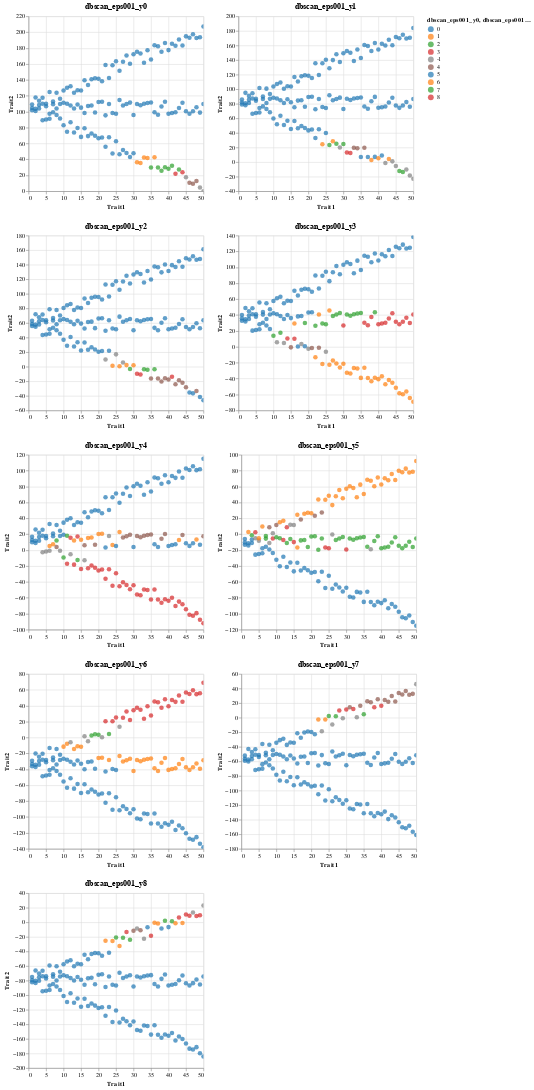

Notebook cell for this chart:
### Markdown cell above
## Plot the iteration for DBSCAN

### Code cell
(dbscan_plots[db_labs[0]] | dbscan_plots[db_labs[1]]) & (dbscan_plots[db_labs[2]] | dbscan_plots[db_labs[3]]) & (dbscan_plots[db_labs[4]] | dbscan_plots[db_labs[5]]) & (dbscan_plots[db_labs[6]] | dbscan_plots[db_labs[7]]) & (dbscan_plots[db_labs[8]])

### Figure 1 — Vega-Lite specification as saved in the notebook (floating-point values rounded to 4 significant figures; data arrays with more than 128 entries replaced by an {"elided": "..."} marker saying what was removed)
{"config": {"view": {"continuousWidth": 300, "continuousHeight": 300}}, "vconcat": [{"hconcat": [{"data": {"name": "data-cba89b8de47bdf003e895c17666fe4c4"}, "mark": {"type": "circle", "size": 60}, "encoding": {"color": {"field": "dbscan_eps001_y0", "scale": {"domain": [0.0, 1.0, 2.0, 3.0, -1.0, 4.0], "range": ["#1f77b4", "#ff7f0e", "#2ca02c", "#d62728", "#808080", "#8c564b"]}, "type": "nominal"}, "tooltip": [{"field": "dbscan_eps001_y0", "type": "quantitative"}, {"field": "kmedoids3_y0", "type": "quantitative"}], "x": {"field": "Trait1", "type": "quantitative"}, "y": {"field": "Trait2", "type": "quantitative"}}, "name": "view_145", "title": "dbscan_eps001_y0"}, {"data": {"name": "data-31e2152189806ae95ae7b65836f2c008"}, "mark": {"type": "circle", "size": 60}, "encoding": {"color": {"field": "dbscan_eps001_y1", "scale": {"domain": [0.0, 1.0, 2.0, -1.0, 3.0, 4.0, 5.0, 6.0, 7.0], "range": ["#1f77b4", "#ff7f0e", "#2ca02c", "#808080", "#9467bd", "#8c564b", "#e377c2", "#7f7f7f", "#bcbd22"]}, "type": "nominal"}, "tooltip": [{"field": "dbscan_eps001_y1", "type": "quantitative"}, {"field": "kmedoids3_y1", "type": "quantitative"}], "x": {"field": "Trait1", "type": "quantitative"}, "y": {"field": "Trait2", "type": "quantitative"}}, "name": "view_146", "title": "dbscan_eps001_y1"}]}, {"hconcat": [{"data": {"name": "data-eba81aa37a13d9e130fef838f9a89cfc"}, "mark": {"type": "circle", "size": 60}, "encoding": {"color": {"field": "dbscan_eps001_y2", "scale": {"domain": [0.0, -1.0, 1.0, 2.0, 3.0, 4.0, 5.0], "range": ["#1f77b4", "#808080", "#2ca02c", "#d62728", "#9467bd", "#8c564b", "#e377c2"]}, "type": "nominal"}, "tooltip": [{"field": "dbscan_eps001_y2", "type": "quantitative"}, {"field": "kmedoids3_y2", "type": "quantitative"}], "x": {"field": "Trait1", "type": "quantitative"}, "y": {"field": "Trait2", "type": "quantitative"}}, "name": "view_147", "title": "dbscan_eps001_y2"}, {"data": {"name": "data-70239b66c3945321eea15978b205d969"}, "mark": {"type": "circle", "size": 60}, "encoding": {"color": {"field": "dbscan_eps001_y3", "scale": {"domain": [0.0, 1.0, 2.0, 3.0, -1.0, 4.0, 5.0, 6.0], "range": ["#1f77b4", "#ff7f0e", "#2ca02c", "#d62728", "#808080", "#8c564b", "#e377c2", "#7f7f7f"]}, "type": "nominal"}, "tooltip": [{"field": "dbscan_eps001_y3", "type": "quantitative"}, {"field": "kmedoids3_y3", "type": "quantitative"}], "x": {"field": "Trait1", "type": "quantitative"}, "y": {"field": "Trait2", "type": "quantitative"}}, "name": "view_148", "title": "dbscan_eps001_y3"}]}, {"hconcat": [{"data": {"name": "data-d6dfdce46fc3a4936cbb291d0528f9a2"}, "mark": {"type": "circle", "size": 60}, "encoding": {"color": {"field": "dbscan_eps001_y4", "scale": {"domain": [0.0, 1.0, 2.0, 3.0, 4.0, 5.0, -1.0, 6.0, 7.0, 8.0], "range": ["#1f77b4", "#ff7f0e", "#2ca02c", "#d62728", "#9467bd", "#8c564b", "#808080", "#7f7f7f", "#bcbd22", "#17becf"]}, "type": "nominal"}, "tooltip": [{"field": "dbscan_eps001_y4", "type": "quantitative"}, {"field": "kmedoids3_y4", "type": "quantitative"}], "x": {"field": "Trait1", "type": "quantitative"}, "y": {"field": "Trait2", "type": "quantitative"}}, "name": "view_149", "title": "dbscan_eps001_y4"}, {"data": {"name": "data-e1ae4812c20b8ea20d1b356a129ab090"}, "mark": {"type": "circle", "size": 60}, "encoding": {"color": {"field": "dbscan_eps001_y5", "scale": {"domain": [0.0, 1.0, 2.0, 3.0, -1.0, 4.0, 5.0, 6.0, 7.0, 8.0], "range": ["#1f77b4", "#ff7f0e", "#2ca02c", "#d62728", "#808080", "#8c564b", "#e377c2", "#7f7f7f", "#bcbd22", "#17becf"]}, "type": "nominal"}, "tooltip": [{"field": "dbscan_eps001_y5", "type": "quantitative"}, {"field": "kmedoids3_y5", "type": "quantitative"}], "x": {"field": "Trait1", "type": "quantitative"}, "y": {"field": "Trait2", "type": "quantitative"}}, "name": "view_150", "title": "dbscan_eps001_y5"}]}, {"hconcat": [{"data": {"name": "data-3d8e48f541b068a5bbe8266859901e9c"}, "mark": {"type": "circle", "size": 60}, "encoding": {"color": {"field": "dbscan_eps001_y6", "scale": {"domain": [0.0, 1.0, -1.0, 2.0, 3.0], "range": ["#1f77b4", "#ff7f0e", "#808080", "#d62728", "#9467bd"]}, "type": "nominal"}, "tooltip": [{"field": "dbscan_eps001_y6", "type": "quantitative"}, {"field": "kmedoids3_y6", "type": "quantitative"}], "x": {"field": "Trait1", "type": "quantitative"}, "y": {"field": "Trait2", "type": "quantitative"}}, "name": "view_151", "title": "dbscan_eps001_y6"}, {"data": {"name": "data-1162278cd9cca242a456272f07ab28da"}, "mark": {"type": "circle", "size": 60}, "encoding": {"color": {"field": "dbscan_eps001_y7", "scale": {"domain": [0.0, 1.0, -1.0, 2.0, 3.0, 4.0], "range": ["#1f77b4", "#ff7f0e", "#808080", "#d62728", "#9467bd", "#8c564b"]}, "type": "nominal"}, "tooltip": [{"field": "dbscan_eps001_y7", "type": "quantitative"}, {"field": "kmedoids3_y7", "type": "quantitative"}], "x": {"field": "Trait1", "type": "quantitative"}, "y": {"field": "Trait2", "type": "quantitative"}}, "name": "view_152", "title": "dbscan_eps001_y7"}]}, {"data": {"name": "data-79fa5dc662b5abfb25bc47fa31e64231"}, "mark": {"type": "circle", "size": 60}, "encoding": {"color": {"field": "dbscan_eps001_y8", "scale": {"domain": [0.0, 1.0, 2.0, 3.0, 4.0, -1.0, 5.0, 6.0, 7.0, 8.0], "range": ["#1f77b4", "#ff7f0e", "#2ca02c", "#d62728", "#9467bd", "#808080", "#e377c2", "#7f7f7f", "#bcbd22", "#17becf"]}, "type": "nominal"}, "tooltip": [{"field": "dbscan_eps001_y8", "type": "quantitative"}, {"field": "kmedoids3_y8", "type": "quantitative"}], "x": {"field": "Trait1", "type": "quantitative"}, "y": {"field": "Trait2", "type": "quantitative"}}, "name": "view_153", "title": "dbscan_eps001_y8"}], "params": [{"name": "param_199", "select": {"type": "interval", "encodings": ["x", "y"]}, "bind": "scales", "views": ["view_145"]}, {"name": "param_201", "select": {"type": "interval", "encodings": ["x", "y"]}, "bind": "scales", "views": ["view_146"]}, {"name": "param_203", "select": {"type": "interval", "encodings": ["x", "y"]}, "bind": "scales", "views": ["view_147"]}, {"name": "param_205", "select": {"type": "interval", "encodings": ["x", "y"]}, "bind": "scales", "views": ["view_148"]}, {"name": "param_207", "select": {"type": "interval", "encodings": ["x", "y"]}, "bind": "scales", "views": ["view_149"]}, {"name": "param_209", "select": {"type": "interval", "encodings": ["x", "y"]}, "bind": "scales", "views": ["view_150"]}, {"name": "param_211", "select": {"type": "interval", "encodings": ["x", "y"]}, "bind": "scales", "views": ["view_151"]}, {"name": "param_213", "select": {"type": "interval", "encodings": ["x", "y"]}, "bind": "scales", "views": ["view_152"]}, {"name": "param_215", "select": {"type": "interval", "encodings": ["x", "y"]}, "bind": "scales", "views": ["view_153"]}], "$schema": "https://vega.github.io/schema/vega-lite/v5.16.3.json", "datasets": {"data-cba89b8de47bdf003e895c17666fe4c4": {"elided": "150 records"}, "data-31e2152189806ae95ae7b65836f2c008": {"elided": "150 records"}, "data-eba81aa37a13d9e130fef838f9a89cfc": {"elided": "150 records"}, "data-70239b66c3945321eea15978b205d969": {"elided": "150 records"}, "data-d6dfdce46fc3a4936cbb291d0528f9a2": {"elided": "150 records"}, "data-e1ae4812c20b8ea20d1b356a129ab090": {"elided": "150 records"}, "data-3d8e48f541b068a5bbe8266859901e9c": {"elided": "150 records"}, "data-1162278cd9cca242a456272f07ab28da": {"elided": "150 records"}, "data-79fa5dc662b5abfb25bc47fa31e64231": {"elided": "150 records"}}}
